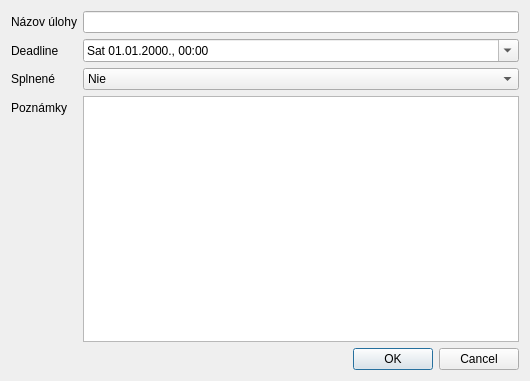
<?xml version="1.0" encoding="UTF-8"?>
<ui version="4.0">
 <class>editTask</class>
 <widget class="QDialog" name="editTask">
  <property name="geometry">
   <rect>
    <x>0</x>
    <y>0</y>
    <width>530</width>
    <height>381</height>
   </rect>
  </property>
  <property name="windowTitle">
   <string>Uprav úlohu</string>
  </property>
  <property name="windowIcon">
   <iconset resource="To-Do-List-Manager.qrc">
    <normaloff>:/images/icon.png</normaloff>:/images/icon.png</iconset>
  </property>
  <layout class="QGridLayout" name="gridLayout">
   <item row="0" column="0">
    <layout class="QFormLayout" name="formLayout">
     <property name="fieldGrowthPolicy">
      <enum>QFormLayout::AllNonFixedFieldsGrow</enum>
     </property>
     <item row="0" column="0">
      <widget class="QLabel" name="label">
       <property name="text">
        <string>Názov úlohy</string>
       </property>
      </widget>
     </item>
     <item row="0" column="1">
      <widget class="QLineEdit" name="lineEdit"/>
     </item>
     <item row="1" column="0">
      <widget class="QLabel" name="label_2">
       <property name="text">
        <string>Deadline</string>
       </property>
      </widget>
     </item>
     <item row="1" column="1">
      <widget class="QDateTimeEdit" name="dateTimeEdit">
       <property name="displayFormat">
        <string>ddd dd.MM.yyyy., hh:mm</string>
       </property>
       <property name="calendarPopup">
        <bool>true</bool>
       </property>
      </widget>
     </item>
     <item row="2" column="0">
      <widget class="QLabel" name="label_3">
       <property name="text">
        <string>Splnené</string>
       </property>
      </widget>
     </item>
     <item row="2" column="1">
      <widget class="QComboBox" name="comboBox">
       <item>
        <property name="text">
         <string>Nie</string>
        </property>
       </item>
       <item>
        <property name="text">
         <string>Áno</string>
        </property>
       </item>
      </widget>
     </item>
     <item row="3" column="0">
      <widget class="QLabel" name="label_4">
       <property name="text">
        <string>Poznámky</string>
       </property>
      </widget>
     </item>
     <item row="3" column="1">
      <widget class="QTextEdit" name="textEdit"/>
     </item>
     <item row="4" column="1">
      <widget class="QDialogButtonBox" name="buttonBox">
       <property name="orientation">
        <enum>Qt::Horizontal</enum>
       </property>
       <property name="standardButtons">
        <set>QDialogButtonBox::Cancel|QDialogButtonBox::Ok</set>
       </property>
      </widget>
     </item>
    </layout>
   </item>
  </layout>
 </widget>
 <resources>
  <include location="To-Do-List-Manager.qrc"/>
 </resources>
 <connections>
  <connection>
   <sender>buttonBox</sender>
   <signal>accepted()</signal>
   <receiver>editTask</receiver>
   <slot>accept()</slot>
   <hints>
    <hint type="sourcelabel">
     <x>248</x>
     <y>254</y>
    </hint>
    <hint type="destinationlabel">
     <x>157</x>
     <y>274</y>
    </hint>
   </hints>
  </connection>
  <connection>
   <sender>buttonBox</sender>
   <signal>rejected()</signal>
   <receiver>editTask</receiver>
   <slot>reject()</slot>
   <hints>
    <hint type="sourcelabel">
     <x>316</x>
     <y>260</y>
    </hint>
    <hint type="destinationlabel">
     <x>286</x>
     <y>274</y>
    </hint>
   </hints>
  </connection>
 </connections>
</ui>
